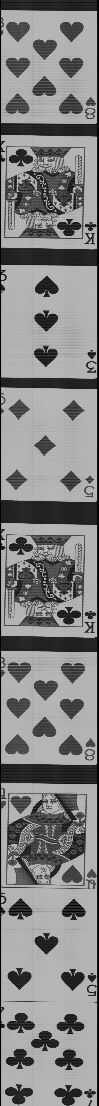
#> input picture Doh/cards_new.jpg, 99 x 1106 px
$ jupyter execute --allow-errors '1208 HOG Show.ipynb'   (older library calls are emulated)
#> lines starting #> are read from the running program, lines starting #| are printed output that depends on the picture; after the words box and inside, x2 and y2 are one past the last pixel; in counts of white or black regions, pixels touching at a corner belong together
[cell 1]
import cv2
import numpy as np
import matplotlib.pyplot as plt

[cell 2]
import numpy as np
import cv2
import matplotlib.pyplot as plt
import os
import pandas as pd
import datetime
data_loc = '../dataset/'
#> (the rest of this cell did not finish here and is left out)

[cell 3]
Clist = [0.5, 0.7, 1, 1.2, 1.5]
Glist = [0.12, 0.11, 0.1, 0.09, 0.08, 0.07]
img = cv2.imread('cards_new.jpg')
#> img is the input picture: shape (1106, 99, 3); min 0, max 188, mean 131.3
im_bw = cv2.cvtColor(img, cv2.COLOR_RGB2GRAY)
thresh, im_bw = cv2.threshold(im_bw, 100, 255, 0)
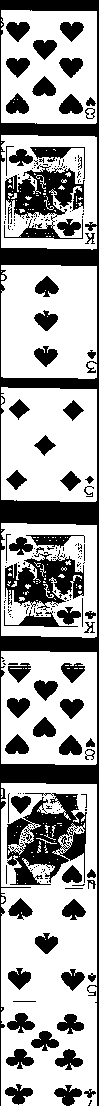
#> im_bw: shape (1106, 99); 65.5% white; 236 black regions (164 under 20 px)


contours, hierarchy = cv2.findContours(im_bw.copy(), cv2.RETR_TREE, cv2.CHAIN_APPROX_SIMPLE)
#> contours = 648 contours, 555 with area under 20; largest, box (x1, y1, x2, y2) and area: (1, 783, 97, 1106) 29892, (1, 10, 97, 124) 10603, (1, 651, 97, 765) 10602, (1, 387, 97, 502) 10594, (1, 523, 97, 638) 10575
rects = [cv2.boundingRect(each) for each in contours]
#> rects = 648 items, first 6: (64, 1096, 1, 1), (1, 1008, 1, 2), (1, 897, 4, 6), (1, 789, 2, 9), (1, 783, 96, 323), (83, 1088, 14, 11)
rects2 = [(x,y,w,h) for (x,y,w,h) in rects if ((w>=95)&(w<=100)&(h>=113)&(h<=117))]
#> rects2 = [(1, 651, 96, 114), (1, 523, 96, 115), (1, 387, 96, 115), (1, 265, 96, 114), (1, 135, 96, 115), (1, 10, 96, 114)]
# rects2 = [(x,y,w,h) for (x,y,w,h) in rects if ((w>=50)&(w<=50)&(h>=50)&(h<=50))]
imgimg=img.copy()
for rect in rects2:
    # Draw the rectangles
    cv2.rectangle(imgimg, (rect[0], rect[1]),
                  (rect[0] + rect[2], rect[1] + rect[3]), (0, 255, 0), 5)
#> this loop made 6 passes
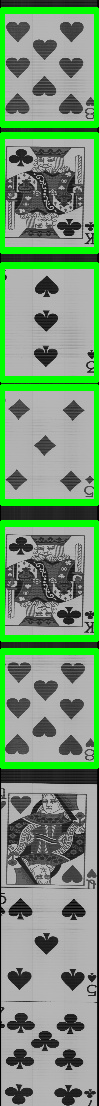
#> imgimg: shape (1106, 99, 3); 13.46% of pixels changed, all inside (x1, y1, x2, y2) = (0, 7, 99, 769)
#> (the rest of this cell did not finish here and is left out)

[cell 4]
img = cv2.imread('cards_new.jpg')
im_bw = cv2.cvtColor(img, cv2.COLOR_RGB2GRAY)

[cell 5]
# img_sobel_x = cv2.Sobel(im_bw, cv2.CV_64F, 0, 1, ksize=1)
# img_sobel_x = cv2.convertScaleAbs(im_bw)
# edge3 = cv2.Canny(img_sobel_x, 170, 200)
thresh, im_bw = cv2.threshold(im_bw, 100, 255, 0)


contours, hierarchy = cv2.findContours(im_bw.copy(), cv2.RETR_TREE, cv2.CHAIN_APPROX_SIMPLE)
rects = [cv2.boundingRect(each) for each in contours]
rects2 = [(x,y,w,h) for (x,y,w,h) in rects if ((w>=95)&(w<=100)&(h>=113)&(h<=117))]
# rects2 = [(x,y,w,h) for (x,y,w,h) in rects if ((w>=50)&(w<=50)&(h>=50)&(h<=50))]
imgimg=img.copy()
for rect in rects2:
    # Draw the rectangles
    cv2.rectangle(imgimg, (rect[0], rect[1]),
                  (rect[0] + rect[2], rect[1] + rect[3]), (0, 255, 0), 5)
# plt.figure(figsize=(10,30))
# plt.imshow(imgimg)

[cell 6]
tmp = 1
plt.figure(figsize=(20,30))
#> (the rest of this cell did not finish here and is left out)

[cell 7]
Clist = [0.5, 0.7, 1, 1.2, 1.5]
Glist = [0.12, 0.11, 0.1, 0.09, 0.08, 0.07]
Clist = [0.3, 0.4, 0.6, 0.7]
Glist = [ 0.1, 0.09, 0.08, 0.07, 0.06]
img = cv2.imread('cards_new.jpg')
im_bw = cv2.cvtColor(img, cv2.COLOR_RGB2GRAY)
thresh, im_bw = cv2.threshold(im_bw, 100, 255, 0)


contours, hierarchy = cv2.findContours(im_bw.copy(), cv2.RETR_TREE, cv2.CHAIN_APPROX_SIMPLE)
rects = [cv2.boundingRect(each) for each in contours]
rects2 = [(x,y,w,h) for (x,y,w,h) in rects if ((w>=95)&(w<=100)&(h>=113)&(h<=117))]
# rects2 = [(x,y,w,h) for (x,y,w,h) in rects if ((w>=50)&(w<=50)&(h>=50)&(h<=50))]
imgimg=img.copy()
for rect in rects2:
    # Draw the rectangles
    cv2.rectangle(imgimg, (rect[0], rect[1]),
                  (rect[0] + rect[2], rect[1] + rect[3]), (0, 255, 0), 5)
#> (the rest of this cell did not finish here and is left out)
